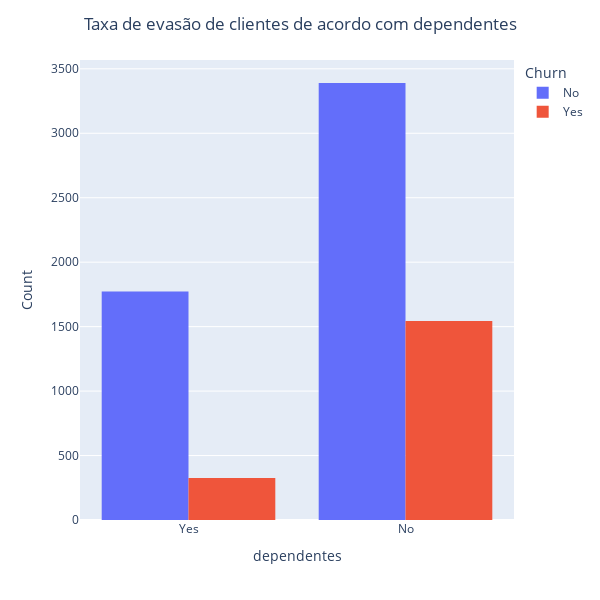

Notebook cell for this chart:
### Code cell
fig = px.histogram(df, x='DEPENDENTES', 
                   color = 'target',
                   barmode = 'group', 
                   #barnorm = 'percent'
                   )

bota_titulo('Taxa de evasão de clientes de acordo com dependentes')

fig.update_layout(legend_title = 'Churn')

fig.update_xaxes(title_text='dependentes',
                 type = 'category')
fig.update_yaxes(title_text='Count')

## altera o label da contagem
fig.for_each_trace(lambda t: t.update(hovertemplate=t.hovertemplate.replace("DEPENDENTES", "dependentes")))
fig.for_each_trace(lambda t: t.update(hovertemplate=t.hovertemplate.replace("target", "Churn")))
fig.for_each_trace(lambda t: t.update(hovertemplate=t.hovertemplate.replace("count", "Total")))

fig.show()

### Figure 1 — Plotly figure (JSON) as saved in the notebook; plotly's stock layout.template omitted (floating-point values rounded to 4 significant figures; data arrays with more than 128 entries replaced by an {"elided": "..."} marker saying what was removed)
{"data": [{"alignmentgroup": "True", "bingroup": "x", "hovertemplate": "Churn=No<br>dependentes=%{x}<br>Total=%{y}<extra></extra>", "legendgroup": "No", "marker": {"color": "#636efa", "pattern": {"shape": ""}}, "name": "No", "offsetgroup": "No", "orientation": "v", "showlegend": true, "type": "histogram", "x": {"elided": "5163 str values"}, "xaxis": "x", "yaxis": "y"}, {"alignmentgroup": "True", "bingroup": "x", "hovertemplate": "Churn=Yes<br>dependentes=%{x}<br>Total=%{y}<extra></extra>", "legendgroup": "Yes", "marker": {"color": "#EF553B", "pattern": {"shape": ""}}, "name": "Yes", "offsetgroup": "Yes", "orientation": "v", "showlegend": true, "type": "histogram", "x": {"elided": "1869 str values"}, "xaxis": "x", "yaxis": "y"}], "layout": {"autosize": false, "barmode": "group", "height": 600, "legend": {"title": {"text": "Churn"}, "tracegroupgap": 0}, "margin": {"t": 60}, "title": {"text": "Taxa de evasão de clientes de acordo com dependentes", "x": 0.5, "xanchor": "center"}, "width": 600, "xaxis": {"anchor": "y", "domain": [0, 1], "title": {"text": "dependentes"}, "type": "category"}, "yaxis": {"anchor": "x", "domain": [0, 1], "title": {"text": "Count"}}}}
